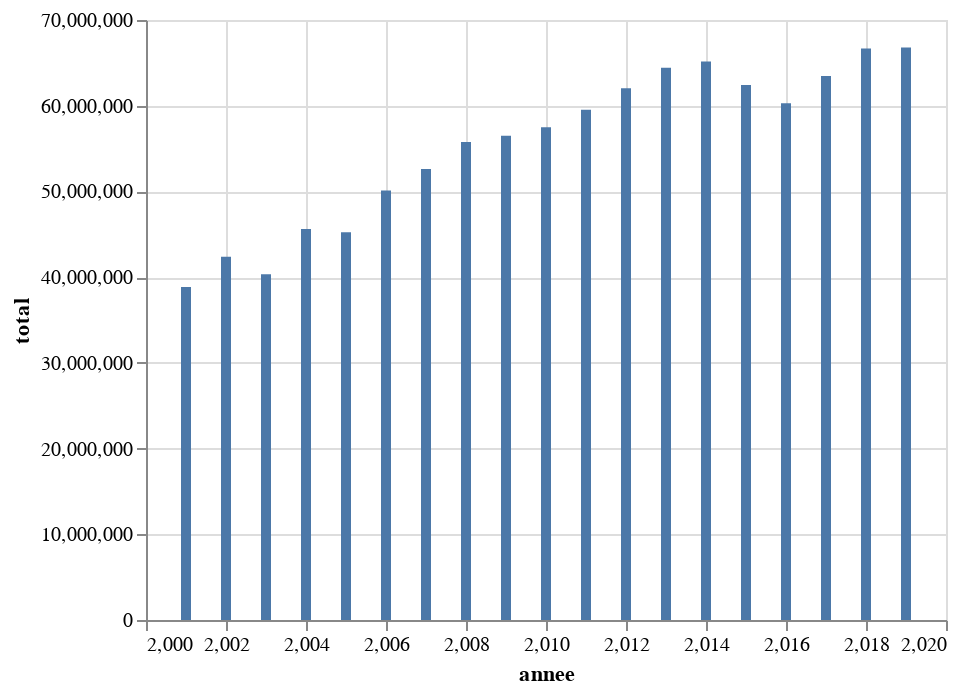

Notebook cell for this chart:
### Markdown cell above
A présent, il s'agit de lier les **ensembles de données** de notre jeu de données à des **variables visuelles** sous la forme desquels ils seront traduits par `Altair`. C'est le rôle de la méthode `.encode()`.

Repartons de notre exemple précédent : nous souhaitons réaliser un **diagramme en bâtons** qui représentera le nombre d'entrées totales dans tous les musées de France par année.

Les **deux principaux arguments** de la méthode `.encode()` sont, en toute logique :
* `x` qui définit la colonne de données à représenter sur l'axe des abscisses
* `y` qui définit la colonne de données à représenter sur l'axe des ordonnées

### Code cell
alt.Chart(df_freq_annee).mark_bar().encode(
    x="annee",
    y="total"
)

### Figure 1 — Vega-Lite specification as saved in the notebook (floating-point values rounded to 4 significant figures)
{"config": {"view": {"continuousWidth": 400, "continuousHeight": 300}}, "data": {"name": "data-005d7f9fb72f4a9cf1f2efc79a0a9870"}, "mark": "bar", "encoding": {"x": {"type": "quantitative", "field": "annee"}, "y": {"type": "quantitative", "field": "total"}}, "$schema": "https://vega.github.io/schema/vega-lite/v4.8.1.json", "datasets": {"data-005d7f9fb72f4a9cf1f2efc79a0a9870": [{"annee": 2001, "payant": 28470000.0, "gratuit": 10380000.0, "total": 38850000.0}, {"annee": 2002, "payant": 29950000.0, "gratuit": 12420000.0, "total": 42370000.0}, {"annee": 2003, "payant": 27010000.0, "gratuit": 13310000.0, "total": 40320000.0}, {"annee": 2004, "payant": 32220000.0, "gratuit": 13410000.0, "total": 45630000.0}, {"annee": 2005, "payant": 30320000.0, "gratuit": 14930000.0, "total": 45250000.0}, {"annee": 2006, "payant": 32200000.0, "gratuit": 17920000.0, "total": 50120000.0}, {"annee": 2007, "payant": 32710000.0, "gratuit": 19910000.0, "total": 52620000.0}, {"annee": 2008, "payant": 33580000.0, "gratuit": 22190000.0, "total": 55770000.0}, {"annee": 2009, "payant": 33190000.0, "gratuit": 23290000.0, "total": 56480000.0}, {"annee": 2010, "payant": 33000000.0, "gratuit": 24500000.0, "total": 57500000.0}, {"annee": 2011, "payant": 34910000.0, "gratuit": 24600000.0, "total": 59520000.0}, {"annee": 2012, "payant": 34910000.0, "gratuit": 27140000.0, "total": 62050000.0}, {"annee": 2013, "payant": 35930000.0, "gratuit": 28500000.0, "total": 64430000.0}, {"annee": 2014, "payant": 36650000.0, "gratuit": 28500000.0, "total": 65150000.0}, {"annee": 2015, "payant": 36240000.0, "gratuit": 26170000.0, "total": 62410000.0}, {"annee": 2016, "payant": 33910000.0, "gratuit": 26360000.0, "total": 60270000.0}, {"annee": 2017, "payant": 37230000.0, "gratuit": 26240000.0, "total": 63470000.0}, {"annee": 2018, "payant": 38050000.0, "gratuit": 28620000.0, "total": 66670000.0}, {"annee": 2019, "payant": 38920000.0, "gratuit": 27870000.0, "total": 66780000.0}]}}
